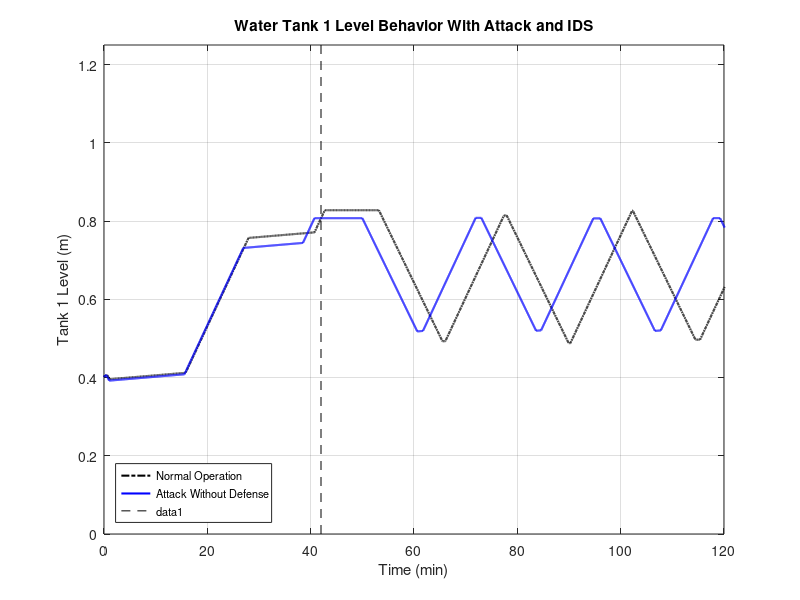

Recreate this plot in MATLAB. (Note: this script raises an error after producing the figure.)
close all;
clear all;
clc

formatSpec = '%f';

fileID_3 = fopen('experiment_no_attack/tank_1.txt','r');
tank_1= fscanf(fileID_3,formatSpec);

fileID_2 = fopen('experiment_no_attack/tank_2.txt','r');
tank_2= fscanf(fileID_2,formatSpec);

fileID_1 = fopen('experiment_no_attack/ph.txt','r');
ph = fscanf(fileID_1,formatSpec);

% fileID_4 = fopen('received.txt','r');
% received = fscanf(fileID_4,formatSpec);
% 
% fileID_5 = fopen('estimated.txt','r');
% estimated = fscanf(fileID_5,formatSpec);

% fileID_6 = fopen('attack_tank_1.txt','r');
% attack_tank_1 = fscanf(fileID_6,formatSpec);

% for i=1:length(attack_tank_1)
%     if (attack_tank_1(i)) > 1.2
%         attack_tank_1(i) = 1.2;
%     end
% end

% fileID_7 = fopen('attack_tank_2.txt','r');
% attack_tank_2= fscanf(fileID_7,formatSpec);

fileID_8 = fopen('defense_experiment_compromised_sensor/defense_tank_1.txt','r');
defense_tank_1 = fscanf(fileID_8,formatSpec);

fileID_9 = fopen('defense_experiment_compromised_sensor/defense_tank_2.txt','r');
defense_tank_2= fscanf(fileID_9,formatSpec);

plant_time = ([1:4001]*0.2/360)*60;
ids_time = (([1:2264]*0.113171707/360)*60)*3;

fsz = 6;

%%%%%%%%%%%%%%%%%%%%%%%%% NORMAL OPERATION %%%%%%%%%%%%%%%%%%%%%%%%

% h1=figure(1);
% set(gca, 'FontSize', fsz, 'LineWidth', 2.0 ); 
% 
% subplot(2,1,1)
% plot(plant_time,tank_1)
% axis([0 120 0 1.25])
% grid on;
% 
% xlabel('Time (min)')
% ylabel('Tank 1 Level')
% 
% 
% subplot(2,1,2)
% plot(plant_time,tank_2)
% axis([0 120 0 1.25])
% grid on;
% 
% xlabel('Time (min)');
% ylabel('Tank 2 Level');
% 
% suptitle('Water Tank Level');
% 
% matlab2tikz('tank_levels.tikz', 'showInfo', false, 'parseStrings', false, 'standalone', false, 'height', '\figureheight', 'width', '\figurewidth');


%%%%%%%%%%%%%%%%%%%%%%%%% ATTACK NO DEFENSE %%%%%%%%%%%%%%%%%%%%%%%%

% h3=figure(3)
% set(gca, 'FontSize', fsz, 'LineWidth', 2.0 ); 
% 
% subplot(2,1,1)
% plot(plant_time,attack_tank_1)
% axis([0 120 0 1.25])
% grid on;
% 
% xlabel('Time (min)')
% ylabel('Tank 2 Level')
% 
% 
% subplot(2,1,2)
% plot(plant_time,attack_tank_2)
% axis([0 120 0 1.25])
% grid on;
% 
% xlabel('Time (min)')
% ylabel('Level')
% 
% suptitle('Water Tank 2 Level');
% 
% matlab2tikz('attack_no_defense.tikz', 'showInfo', false, 'parseStrings', false, 'standalone', false, 'height', '\figureheight', 'width', '\figurewidth');


%%%%%%%%%%%%%%%%%%%%%%%%% IDS DEFENSE %%%%%%%%%%%%%%%%%%%%%%%%

h4=figure(4)
set(gca, 'FontSize', fsz, 'LineWidth', 1.5 ); 
%set(h(4),'linewidth',2.0);

%subplot(2,1,1)
plot(plant_time,tank_1, '-.k', 'linewidth', 1.5);

hold on;
%plot(plant_time,attack_tank_1, '--r', 'linewidth', 1.5);
plot(plant_time,defense_tank_1, '-b', 'linewidth', 1.5)
lg = legend('Normal Operation', 'Attack Without Defense', 'With SDN Defense', 'FontSize', 8, 'Location','southwest');

axis([0 120 0 1.25])
grid on;

plot([42 42],[0 1.25], '--k')
axis([0 120 0 1.25])

%annotation('textarrow',[0.55,0.45],[0.37,0.37],'String','Attack');

xlabel('Time (min)')
ylabel('Tank 1 Level (m)')
title('Water Tank 1 Level Behavior With Attack and IDS');

matlab2tikz('defense_1.tikz', 'showInfo', false, 'parseStrings', false, 'standalone', false, 'height', '\figureheight', 'width', '\figurewidth');

% h5=figure(5)
% 
% 
% %subplot(2,1,2)
% plot(plant_time,defense_tank_2)
% axis([0 120 0 1.25])
% grid on;
% 
% xlabel('Time (min)')
% ylabel('Tank 2 Level (m)')
% 
% title('Water Tank 2 Level Behavior With Attack and IDS');
% 
% 
% 
% matlab2tikz('defense_2.tikz', 'showInfo', false, 'parseStrings', false, 'standalone', false, 'height', '\figureheight', 'width', '\figurewidth');







%%%%%%%%%%%%%%%%%%%%%%%%% IDS DATA %%%%%%%%%%%%%%%%%%%%%%%%

%  h5=figure(5)
%  set(gca, 'FontSize', fsz, 'LineWidth', 2.0 ); 
%  
%  %ids_time
%  
% subplot(2,1,1)
% plot(ids_time,estimated, 'k')
% axis([0 120 0 1.25])
% grid on;
% xlabel('Time (min)')
% ylabel('Tank 1 Level')
% 
% 
% subplot(2,1,2)
% plot(ids_time,received, 'r')
% axis([0 120 0 1.25])
% grid on;
% 
% 
% xlabel('Time (min)')
% ylabel('Tank 2 Level')
% 
% suptitle('Water Tanks Level Behavior With Attack and IDS');
% 
% matlab2tikz('ids_data.tikz', 'showInfo', false, 'parseStrings', false, 'standalone', false, 'height', '\figureheight', 'width', '\figurewidth');
